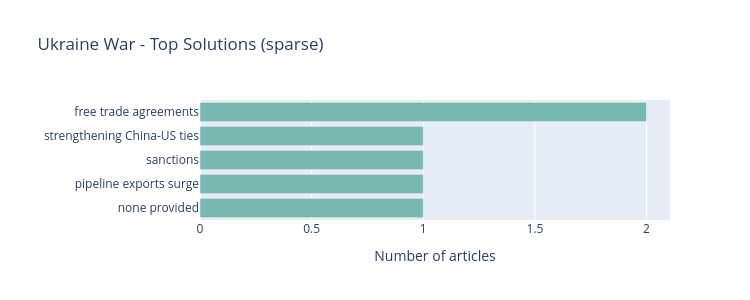

This figure's notebook cell:
### Code cell
framing_bar_chart(ukraine_solutions, "Ukraine War - Top Solutions (sparse)", "#76b7b2")

### Figure 1 — Plotly figure (JSON) as saved in the notebook; plotly's stock layout.template omitted (floating-point values rounded to 4 significant figures)
{"data": [{"marker": {"color": "#76b7b2"}, "orientation": "h", "type": "bar", "x": [1, 1, 1, 1, 2], "y": ["none provided", "pipeline exports surge", "sanctions", "strengthening China-US ties", "free trade agreements"]}], "layout": {"height": 300, "margin": {"l": 200}, "title": {"text": "Ukraine War - Top Solutions (sparse)"}, "width": 750, "xaxis": {"title": {"text": "Number of articles"}}, "yaxis": {"title": {"text": ""}}}}
